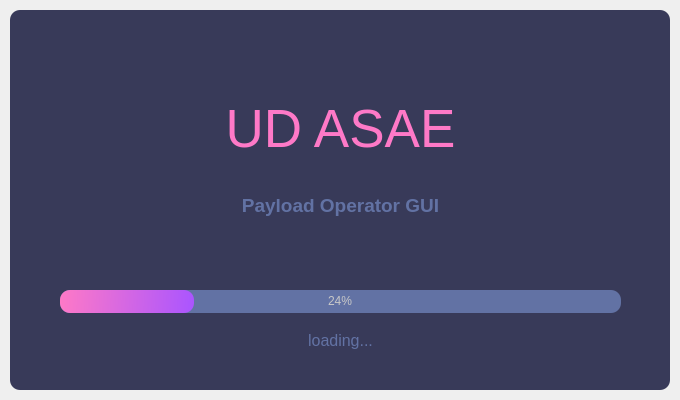
<?xml version="1.0" encoding="UTF-8"?>
<ui version="4.0">
 <class>SplashScreen</class>
 <widget class="QMainWindow" name="SplashScreen">
  <property name="geometry">
   <rect>
    <x>0</x>
    <y>0</y>
    <width>680</width>
    <height>400</height>
   </rect>
  </property>
  <property name="windowTitle">
   <string>MainWindow</string>
  </property>
  <widget class="QWidget" name="centralwidget">
   <layout class="QVBoxLayout" name="verticalLayout">
    <property name="spacing">
     <number>0</number>
    </property>
    <property name="leftMargin">
     <number>10</number>
    </property>
    <property name="topMargin">
     <number>10</number>
    </property>
    <property name="rightMargin">
     <number>10</number>
    </property>
    <property name="bottomMargin">
     <number>10</number>
    </property>
    <item>
     <widget class="QFrame" name="dropShadowFrame">
      <property name="styleSheet">
       <string notr="true">QFrame {	
	background-color: rgb(56, 58, 89);	
	color: rgb(220, 220, 220);
	border-radius: 10px;
}</string>
      </property>
      <property name="frameShape">
       <enum>QFrame::StyledPanel</enum>
      </property>
      <property name="frameShadow">
       <enum>QFrame::Raised</enum>
      </property>
      <widget class="QLabel" name="label_title">
       <property name="geometry">
        <rect>
         <x>0</x>
         <y>70</y>
         <width>661</width>
         <height>100</height>
        </rect>
       </property>
       <property name="minimumSize">
        <size>
         <width>0</width>
         <height>100</height>
        </size>
       </property>
       <property name="font">
        <font>
         <family>Segoe UI</family>
         <pointsize>40</pointsize>
        </font>
       </property>
       <property name="styleSheet">
        <string notr="true">color: rgb(254, 121, 199);</string>
       </property>
       <property name="text">
        <string>&lt;html&gt;&lt;head/&gt;&lt;body&gt;&lt;p&gt;UD ASAE&lt;/p&gt;&lt;/body&gt;&lt;/html&gt;</string>
       </property>
       <property name="alignment">
        <set>Qt::AlignCenter</set>
       </property>
      </widget>
      <widget class="QLabel" name="label_description">
       <property name="geometry">
        <rect>
         <x>0</x>
         <y>180</y>
         <width>661</width>
         <height>31</height>
        </rect>
       </property>
       <property name="font">
        <font>
         <family>Segoe UI</family>
         <pointsize>14</pointsize>
        </font>
       </property>
       <property name="styleSheet">
        <string notr="true">color: rgb(98, 114, 164);</string>
       </property>
       <property name="text">
        <string>&lt;html&gt;&lt;head/&gt;&lt;body&gt;&lt;p&gt;&lt;span style=&quot; font-weight:600;&quot;&gt;Payload Operator GUI&lt;/span&gt;&lt;/p&gt;&lt;/body&gt;&lt;/html&gt;</string>
       </property>
       <property name="alignment">
        <set>Qt::AlignCenter</set>
       </property>
      </widget>
      <widget class="QProgressBar" name="progressBar">
       <property name="geometry">
        <rect>
         <x>50</x>
         <y>280</y>
         <width>561</width>
         <height>23</height>
        </rect>
       </property>
       <property name="styleSheet">
        <string notr="true">QProgressBar {
	
	background-color: rgb(98, 114, 164);
	color: rgb(200, 200, 200);
	border-style: none;
	border-radius: 10px;
	text-align: center;
}
QProgressBar::chunk{
	border-radius: 10px;
	background-color: qlineargradient(spread:pad, x1:0, y1:0.511364, x2:1, y2:0.523, stop:0 rgba(254, 121, 199, 255), stop:1 rgba(170, 85, 255, 255));
}</string>
       </property>
       <property name="value">
        <number>24</number>
       </property>
      </widget>
      <widget class="QLabel" name="label_loading">
       <property name="geometry">
        <rect>
         <x>0</x>
         <y>320</y>
         <width>661</width>
         <height>21</height>
        </rect>
       </property>
       <property name="font">
        <font>
         <family>Segoe UI</family>
         <pointsize>12</pointsize>
        </font>
       </property>
       <property name="styleSheet">
        <string notr="true">color: rgb(98, 114, 164);</string>
       </property>
       <property name="text">
        <string>loading...</string>
       </property>
       <property name="alignment">
        <set>Qt::AlignCenter</set>
       </property>
      </widget>
     </widget>
    </item>
   </layout>
  </widget>
 </widget>
 <resources/>
 <connections/>
</ui>
